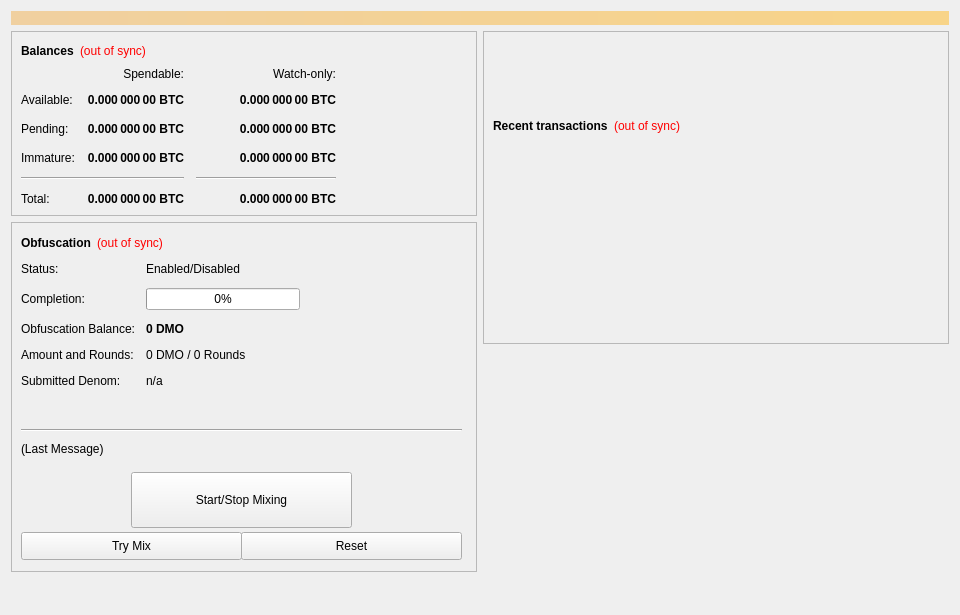
<?xml version="1.0" encoding="UTF-8"?>
<ui version="4.0">
 <class>OverviewPage</class>
 <widget class="QWidget" name="OverviewPage">
  <property name="geometry">
   <rect>
    <x>0</x>
    <y>0</y>
    <width>960</width>
    <height>615</height>
   </rect>
  </property>
  <property name="minimumSize">
   <size>
    <width>960</width>
    <height>0</height>
   </size>
  </property>
  <property name="windowTitle">
   <string>Form</string>
  </property>
  <layout class="QVBoxLayout" name="topLayout">
   <item>
    <widget class="QLabel" name="labelAlerts">
     <property name="visible">
      <bool>false</bool>
     </property>
     <property name="styleSheet">
      <string notr="true">background-color: qlineargradient(x1: 0, y1: 0, x2: 1, y2: 0, stop:0 #F0D0A0, stop:1 #F8D488); color:#000000;</string>
     </property>
     <property name="wordWrap">
      <bool>true</bool>
     </property>
     <property name="margin">
      <number>3</number>
     </property>
    </widget>
   </item>
   <item>
    <layout class="QHBoxLayout" name="horizontalLayout" stretch="1,1">
     <item>
      <layout class="QVBoxLayout" name="verticalLayout_2">
       <item>
        <widget class="QFrame" name="frame">
         <property name="frameShape">
          <enum>QFrame::StyledPanel</enum>
         </property>
         <property name="frameShadow">
          <enum>QFrame::Raised</enum>
         </property>
         <layout class="QVBoxLayout" name="verticalLayout_4">
          <item>
           <layout class="QHBoxLayout" name="horizontalLayout_4">
            <item>
             <widget class="QLabel" name="label_5">
              <property name="font">
               <font>
                <weight>75</weight>
                <bold>true</bold>
               </font>
              </property>
              <property name="text">
               <string>Balances</string>
              </property>
             </widget>
            </item>
            <item>
             <widget class="QLabel" name="labelWalletStatus">
              <property name="cursor">
               <cursorShape>WhatsThisCursor</cursorShape>
              </property>
              <property name="toolTip">
               <string>The displayed information may be out of date. Your wallet automatically synchronizes with the Domino network after a connection is established, but this process has not completed yet.</string>
              </property>
              <property name="styleSheet">
               <string notr="true">QLabel { color: red; }</string>
              </property>
              <property name="text">
               <string notr="true">(out of sync)</string>
              </property>
              <property name="alignment">
               <set>Qt::AlignLeading|Qt::AlignLeft|Qt::AlignVCenter</set>
              </property>
             </widget>
            </item>
            <item>
             <spacer name="horizontalSpacer_3">
              <property name="orientation">
               <enum>Qt::Horizontal</enum>
              </property>
              <property name="sizeHint" stdset="0">
               <size>
                <width>40</width>
                <height>20</height>
               </size>
              </property>
             </spacer>
            </item>
           </layout>
          </item>
          <item>
           <layout class="QGridLayout" name="gridLayout">
            <property name="spacing">
             <number>12</number>
            </property>
            <item row="2" column="2">
             <widget class="QLabel" name="labelWatchPending">
              <property name="font">
               <font>
                <weight>75</weight>
                <bold>true</bold>
               </font>
              </property>
              <property name="cursor">
               <cursorShape>IBeamCursor</cursorShape>
              </property>
              <property name="toolTip">
               <string>Unconfirmed transactions to watch-only addresses</string>
              </property>
              <property name="text">
               <string notr="true">0.000 000 00 BTC</string>
              </property>
              <property name="alignment">
               <set>Qt::AlignRight|Qt::AlignTrailing|Qt::AlignVCenter</set>
              </property>
              <property name="textInteractionFlags">
               <set>Qt::LinksAccessibleByMouse|Qt::TextSelectableByKeyboard|Qt::TextSelectableByMouse</set>
              </property>
             </widget>
            </item>
            <item row="2" column="1">
             <widget class="QLabel" name="labelUnconfirmed">
              <property name="font">
               <font>
                <weight>75</weight>
                <bold>true</bold>
               </font>
              </property>
              <property name="cursor">
               <cursorShape>IBeamCursor</cursorShape>
              </property>
              <property name="toolTip">
               <string>Total of transactions that have yet to be confirmed, and do not yet count toward the spendable balance</string>
              </property>
              <property name="text">
               <string notr="true">0.000 000 00 BTC</string>
              </property>
              <property name="alignment">
               <set>Qt::AlignRight|Qt::AlignTrailing|Qt::AlignVCenter</set>
              </property>
              <property name="textInteractionFlags">
               <set>Qt::LinksAccessibleByMouse|Qt::TextSelectableByKeyboard|Qt::TextSelectableByMouse</set>
              </property>
             </widget>
            </item>
            <item row="3" column="2">
             <widget class="QLabel" name="labelWatchImmature">
              <property name="font">
               <font>
                <weight>75</weight>
                <bold>true</bold>
               </font>
              </property>
              <property name="cursor">
               <cursorShape>IBeamCursor</cursorShape>
              </property>
              <property name="toolTip">
               <string>Staked or masternode rewards in watch-only addresses that has not yet matured</string>
              </property>
              <property name="text">
               <string notr="true">0.000 000 00 BTC</string>
              </property>
              <property name="alignment">
               <set>Qt::AlignRight|Qt::AlignTrailing|Qt::AlignVCenter</set>
              </property>
              <property name="textInteractionFlags">
               <set>Qt::LinksAccessibleByMouse|Qt::TextSelectableByKeyboard|Qt::TextSelectableByMouse</set>
              </property>
             </widget>
            </item>
            <item row="4" column="0" colspan="2">
             <widget class="Line" name="lineSpendableBalance">
              <property name="orientation">
               <enum>Qt::Horizontal</enum>
              </property>
             </widget>
            </item>
            <item row="4" column="2">
             <widget class="Line" name="lineWatchBalance">
              <property name="sizePolicy">
               <sizepolicy hsizetype="Preferred" vsizetype="Fixed">
                <horstretch>0</horstretch>
                <verstretch>0</verstretch>
               </sizepolicy>
              </property>
              <property name="minimumSize">
               <size>
                <width>140</width>
                <height>0</height>
               </size>
              </property>
              <property name="orientation">
               <enum>Qt::Horizontal</enum>
              </property>
             </widget>
            </item>
            <item row="5" column="0">
             <widget class="QLabel" name="labelTotalText">
              <property name="text">
               <string>Total:</string>
              </property>
             </widget>
            </item>
            <item row="3" column="1">
             <widget class="QLabel" name="labelImmature">
              <property name="font">
               <font>
                <weight>75</weight>
                <bold>true</bold>
               </font>
              </property>
              <property name="cursor">
               <cursorShape>IBeamCursor</cursorShape>
              </property>
              <property name="toolTip">
               <string>Staked or masternode rewards that has not yet matured</string>
              </property>
              <property name="text">
               <string notr="true">0.000 000 00 BTC</string>
              </property>
              <property name="alignment">
               <set>Qt::AlignRight|Qt::AlignTrailing|Qt::AlignVCenter</set>
              </property>
              <property name="textInteractionFlags">
               <set>Qt::LinksAccessibleByMouse|Qt::TextSelectableByKeyboard|Qt::TextSelectableByMouse</set>
              </property>
             </widget>
            </item>
            <item row="2" column="3">
             <spacer name="horizontalSpacer_2">
              <property name="orientation">
               <enum>Qt::Horizontal</enum>
              </property>
              <property name="sizeHint" stdset="0">
               <size>
                <width>40</width>
                <height>20</height>
               </size>
              </property>
             </spacer>
            </item>
            <item row="3" column="0">
             <widget class="QLabel" name="labelImmatureText">
              <property name="text">
               <string>Immature:</string>
              </property>
             </widget>
            </item>
            <item row="5" column="1">
             <widget class="QLabel" name="labelTotal">
              <property name="font">
               <font>
                <weight>75</weight>
                <bold>true</bold>
               </font>
              </property>
              <property name="cursor">
               <cursorShape>IBeamCursor</cursorShape>
              </property>
              <property name="toolTip">
               <string>Your current total balance</string>
              </property>
              <property name="text">
               <string notr="true">0.000 000 00 BTC</string>
              </property>
              <property name="alignment">
               <set>Qt::AlignRight|Qt::AlignTrailing|Qt::AlignVCenter</set>
              </property>
              <property name="textInteractionFlags">
               <set>Qt::LinksAccessibleByMouse|Qt::TextSelectableByKeyboard|Qt::TextSelectableByMouse</set>
              </property>
             </widget>
            </item>
            <item row="5" column="2">
             <widget class="QLabel" name="labelWatchTotal">
              <property name="font">
               <font>
                <weight>75</weight>
                <bold>true</bold>
               </font>
              </property>
              <property name="cursor">
               <cursorShape>IBeamCursor</cursorShape>
              </property>
              <property name="toolTip">
               <string>Current total balance in watch-only addresses</string>
              </property>
              <property name="text">
               <string notr="true">0.000 000 00 BTC</string>
              </property>
              <property name="alignment">
               <set>Qt::AlignRight|Qt::AlignTrailing|Qt::AlignVCenter</set>
              </property>
              <property name="textInteractionFlags">
               <set>Qt::LinksAccessibleByMouse|Qt::TextSelectableByKeyboard|Qt::TextSelectableByMouse</set>
              </property>
             </widget>
            </item>
            <item row="0" column="2">
             <widget class="QLabel" name="labelWatchonly">
              <property name="text">
               <string>Watch-only:</string>
              </property>
              <property name="alignment">
               <set>Qt::AlignRight|Qt::AlignTrailing|Qt::AlignVCenter</set>
              </property>
             </widget>
            </item>
            <item row="1" column="0">
             <widget class="QLabel" name="labelBalanceText">
              <property name="text">
               <string>Available:</string>
              </property>
             </widget>
            </item>
            <item row="1" column="1">
             <widget class="QLabel" name="labelBalance">
              <property name="font">
               <font>
                <weight>75</weight>
                <bold>true</bold>
               </font>
              </property>
              <property name="cursor">
               <cursorShape>IBeamCursor</cursorShape>
              </property>
              <property name="toolTip">
               <string>Your current spendable balance</string>
              </property>
              <property name="text">
               <string notr="true">0.000 000 00 BTC</string>
              </property>
              <property name="alignment">
               <set>Qt::AlignRight|Qt::AlignTrailing|Qt::AlignVCenter</set>
              </property>
              <property name="textInteractionFlags">
               <set>Qt::LinksAccessibleByMouse|Qt::TextSelectableByKeyboard|Qt::TextSelectableByMouse</set>
              </property>
             </widget>
            </item>
            <item row="1" column="2">
             <widget class="QLabel" name="labelWatchAvailable">
              <property name="font">
               <font>
                <weight>75</weight>
                <bold>true</bold>
               </font>
              </property>
              <property name="cursor">
               <cursorShape>IBeamCursor</cursorShape>
              </property>
              <property name="toolTip">
               <string>Your current balance in watch-only addresses</string>
              </property>
              <property name="text">
               <string notr="true">0.000 000 00 BTC</string>
              </property>
              <property name="alignment">
               <set>Qt::AlignRight|Qt::AlignTrailing|Qt::AlignVCenter</set>
              </property>
              <property name="textInteractionFlags">
               <set>Qt::LinksAccessibleByMouse|Qt::TextSelectableByKeyboard|Qt::TextSelectableByMouse</set>
              </property>
             </widget>
            </item>
            <item row="2" column="0">
             <widget class="QLabel" name="labelPendingText">
              <property name="text">
               <string>Pending:</string>
              </property>
             </widget>
            </item>
            <item row="0" column="1">
             <widget class="QLabel" name="labelSpendable">
              <property name="text">
               <string>Spendable:</string>
              </property>
              <property name="alignment">
               <set>Qt::AlignRight|Qt::AlignTrailing|Qt::AlignVCenter</set>
              </property>
             </widget>
            </item>
           </layout>
          </item>
         </layout>
        </widget>
       </item>
       <item>
        <widget class="QFrame" name="frameObfuscation">
         <property name="minimumSize">
          <size>
           <width>0</width>
           <height>350</height>
          </size>
         </property>
         <property name="layoutDirection">
          <enum>Qt::LeftToRight</enum>
         </property>
         <property name="frameShape">
          <enum>QFrame::StyledPanel</enum>
         </property>
         <property name="frameShadow">
          <enum>QFrame::Raised</enum>
         </property>
         <widget class="QWidget" name="formLayoutWidget">
          <property name="geometry">
           <rect>
            <x>10</x>
            <y>40</y>
            <width>451</width>
            <height>161</height>
           </rect>
          </property>
          <layout class="QFormLayout" name="formLayout">
           <property name="fieldGrowthPolicy">
            <enum>QFormLayout::AllNonFixedFieldsGrow</enum>
           </property>
           <property name="horizontalSpacing">
            <number>11</number>
           </property>
           <property name="verticalSpacing">
            <number>12</number>
           </property>
           <item row="0" column="0">
            <widget class="QLabel" name="label_6">
             <property name="text">
              <string>Status:</string>
             </property>
            </widget>
           </item>
           <item row="1" column="0">
            <widget class="QLabel" name="label_7">
             <property name="text">
              <string>Completion:</string>
             </property>
            </widget>
           </item>
           <item row="1" column="1">
            <widget class="QProgressBar" name="obfuscationProgress">
             <property name="maximumSize">
              <size>
               <width>154</width>
               <height>16777215</height>
              </size>
             </property>
             <property name="value">
              <number>0</number>
             </property>
            </widget>
           </item>
           <item row="2" column="0">
            <widget class="QLabel" name="labelAnonymizedText">
             <property name="text">
              <string>Obfuscation Balance:</string>
             </property>
            </widget>
           </item>
           <item row="2" column="1">
            <widget class="QLabel" name="labelAnonymized">
             <property name="font">
              <font>
               <weight>75</weight>
               <bold>true</bold>
              </font>
             </property>
             <property name="text">
              <string notr="true">0 DMO</string>
             </property>
            </widget>
           </item>
           <item row="3" column="0">
            <widget class="QLabel" name="label_8">
             <property name="text">
              <string>Amount and Rounds:</string>
             </property>
            </widget>
           </item>
           <item row="3" column="1">
            <widget class="QLabel" name="labelAmountRounds">
             <property name="text">
              <string>0 DMO / 0 Rounds</string>
             </property>
            </widget>
           </item>
           <item row="4" column="0">
            <widget class="QLabel" name="label_9">
             <property name="text">
              <string>Submitted Denom:</string>
             </property>
            </widget>
           </item>
           <item row="4" column="1">
            <widget class="QLabel" name="labelSubmittedDenom">
             <property name="toolTip">
              <string>The denominations you submitted to the Masternode.&lt;br&gt;To mix, other users must submit the exact same denominations.</string>
             </property>
             <property name="text">
              <string>n/a</string>
             </property>
            </widget>
           </item>
           <item row="0" column="1">
            <widget class="QLabel" name="obfuscationEnabled">
             <property name="text">
              <string>Enabled/Disabled</string>
             </property>
            </widget>
           </item>
          </layout>
         </widget>
         <widget class="QPushButton" name="runAutoDenom">
          <property name="geometry">
           <rect>
            <x>251</x>
            <y>17</y>
            <width>1</width>
            <height>1</height>
           </rect>
          </property>
          <property name="palette">
           <palette>
            <active>
             <colorrole role="WindowText">
              <brush brushstyle="SolidPattern">
               <color alpha="255">
                <red>0</red>
                <green>0</green>
                <blue>0</blue>
               </color>
              </brush>
             </colorrole>
             <colorrole role="Button">
              <brush brushstyle="SolidPattern">
               <color alpha="255">
                <red>239</red>
                <green>238</green>
                <blue>238</blue>
               </color>
              </brush>
             </colorrole>
             <colorrole role="Light">
              <brush brushstyle="SolidPattern">
               <color alpha="255">
                <red>255</red>
                <green>255</green>
                <blue>255</blue>
               </color>
              </brush>
             </colorrole>
             <colorrole role="Midlight">
              <brush brushstyle="SolidPattern">
               <color alpha="255">
                <red>247</red>
                <green>246</green>
                <blue>246</blue>
               </color>
              </brush>
             </colorrole>
             <colorrole role="Dark">
              <brush brushstyle="SolidPattern">
               <color alpha="255">
                <red>119</red>
                <green>119</green>
                <blue>119</blue>
               </color>
              </brush>
             </colorrole>
             <colorrole role="Mid">
              <brush brushstyle="SolidPattern">
               <color alpha="255">
                <red>159</red>
                <green>159</green>
                <blue>159</blue>
               </color>
              </brush>
             </colorrole>
             <colorrole role="Text">
              <brush brushstyle="SolidPattern">
               <color alpha="255">
                <red>0</red>
                <green>0</green>
                <blue>0</blue>
               </color>
              </brush>
             </colorrole>
             <colorrole role="BrightText">
              <brush brushstyle="SolidPattern">
               <color alpha="255">
                <red>255</red>
                <green>255</green>
                <blue>255</blue>
               </color>
              </brush>
             </colorrole>
             <colorrole role="ButtonText">
              <brush brushstyle="SolidPattern">
               <color alpha="255">
                <red>0</red>
                <green>0</green>
                <blue>0</blue>
               </color>
              </brush>
             </colorrole>
             <colorrole role="Base">
              <brush brushstyle="SolidPattern">
               <color alpha="255">
                <red>255</red>
                <green>255</green>
                <blue>255</blue>
               </color>
              </brush>
             </colorrole>
             <colorrole role="Window">
              <brush brushstyle="SolidPattern">
               <color alpha="255">
                <red>239</red>
                <green>238</green>
                <blue>238</blue>
               </color>
              </brush>
             </colorrole>
             <colorrole role="Shadow">
              <brush brushstyle="SolidPattern">
               <color alpha="255">
                <red>0</red>
                <green>0</green>
                <blue>0</blue>
               </color>
              </brush>
             </colorrole>
             <colorrole role="AlternateBase">
              <brush brushstyle="SolidPattern">
               <color alpha="255">
                <red>247</red>
                <green>246</green>
                <blue>246</blue>
               </color>
              </brush>
             </colorrole>
             <colorrole role="ToolTipBase">
              <brush brushstyle="SolidPattern">
               <color alpha="255">
                <red>255</red>
                <green>255</green>
                <blue>220</blue>
               </color>
              </brush>
             </colorrole>
             <colorrole role="ToolTipText">
              <brush brushstyle="SolidPattern">
               <color alpha="255">
                <red>0</red>
                <green>0</green>
                <blue>0</blue>
               </color>
              </brush>
             </colorrole>
            </active>
            <inactive>
             <colorrole role="WindowText">
              <brush brushstyle="SolidPattern">
               <color alpha="255">
                <red>0</red>
                <green>0</green>
                <blue>0</blue>
               </color>
              </brush>
             </colorrole>
             <colorrole role="Button">
              <brush brushstyle="SolidPattern">
               <color alpha="255">
                <red>239</red>
                <green>238</green>
                <blue>238</blue>
               </color>
              </brush>
             </colorrole>
             <colorrole role="Light">
              <brush brushstyle="SolidPattern">
               <color alpha="255">
                <red>255</red>
                <green>255</green>
                <blue>255</blue>
               </color>
              </brush>
             </colorrole>
             <colorrole role="Midlight">
              <brush brushstyle="SolidPattern">
               <color alpha="255">
                <red>247</red>
                <green>246</green>
                <blue>246</blue>
               </color>
              </brush>
             </colorrole>
             <colorrole role="Dark">
              <brush brushstyle="SolidPattern">
               <color alpha="255">
                <red>119</red>
                <green>119</green>
                <blue>119</blue>
               </color>
              </brush>
             </colorrole>
             <colorrole role="Mid">
              <brush brushstyle="SolidPattern">
               <color alpha="255">
                <red>159</red>
                <green>159</green>
                <blue>159</blue>
               </color>
              </brush>
             </colorrole>
             <colorrole role="Text">
              <brush brushstyle="SolidPattern">
               <color alpha="255">
                <red>0</red>
                <green>0</green>
                <blue>0</blue>
               </color>
              </brush>
             </colorrole>
             <colorrole role="BrightText">
              <brush brushstyle="SolidPattern">
               <color alpha="255">
                <red>255</red>
                <green>255</green>
                <blue>255</blue>
               </color>
              </brush>
             </colorrole>
             <colorrole role="ButtonText">
              <brush brushstyle="SolidPattern">
               <color alpha="255">
                <red>0</red>
                <green>0</green>
                <blue>0</blue>
               </color>
              </brush>
             </colorrole>
             <colorrole role="Base">
              <brush brushstyle="SolidPattern">
               <color alpha="255">
                <red>255</red>
                <green>255</green>
                <blue>255</blue>
               </color>
              </brush>
             </colorrole>
             <colorrole role="Window">
              <brush brushstyle="SolidPattern">
               <color alpha="255">
                <red>239</red>
                <green>238</green>
                <blue>238</blue>
               </color>
              </brush>
             </colorrole>
             <colorrole role="Shadow">
              <brush brushstyle="SolidPattern">
               <color alpha="255">
                <red>0</red>
                <green>0</green>
                <blue>0</blue>
               </color>
              </brush>
             </colorrole>
             <colorrole role="AlternateBase">
              <brush brushstyle="SolidPattern">
               <color alpha="255">
                <red>247</red>
                <green>246</green>
                <blue>246</blue>
               </color>
              </brush>
             </colorrole>
             <colorrole role="ToolTipBase">
              <brush brushstyle="SolidPattern">
               <color alpha="255">
                <red>255</red>
                <green>255</green>
                <blue>220</blue>
               </color>
              </brush>
             </colorrole>
             <colorrole role="ToolTipText">
              <brush brushstyle="SolidPattern">
               <color alpha="255">
                <red>0</red>
                <green>0</green>
                <blue>0</blue>
               </color>
              </brush>
             </colorrole>
            </inactive>
            <disabled>
             <colorrole role="WindowText">
              <brush brushstyle="SolidPattern">
               <color alpha="255">
                <red>119</red>
                <green>119</green>
                <blue>119</blue>
               </color>
              </brush>
             </colorrole>
             <colorrole role="Button">
              <brush brushstyle="SolidPattern">
               <color alpha="255">
                <red>239</red>
                <green>238</green>
                <blue>238</blue>
               </color>
              </brush>
             </colorrole>
             <colorrole role="Light">
              <brush brushstyle="SolidPattern">
               <color alpha="255">
                <red>255</red>
                <green>255</green>
                <blue>255</blue>
               </color>
              </brush>
             </colorrole>
             <colorrole role="Midlight">
              <brush brushstyle="SolidPattern">
               <color alpha="255">
                <red>247</red>
                <green>246</green>
                <blue>246</blue>
               </color>
              </brush>
             </colorrole>
             <colorrole role="Dark">
              <brush brushstyle="SolidPattern">
               <color alpha="255">
                <red>119</red>
                <green>119</green>
                <blue>119</blue>
               </color>
              </brush>
             </colorrole>
             <colorrole role="Mid">
              <brush brushstyle="SolidPattern">
               <color alpha="255">
                <red>159</red>
                <green>159</green>
                <blue>159</blue>
               </color>
              </brush>
             </colorrole>
             <colorrole role="Text">
              <brush brushstyle="SolidPattern">
               <color alpha="255">
                <red>119</red>
                <green>119</green>
                <blue>119</blue>
               </color>
              </brush>
             </colorrole>
             <colorrole role="BrightText">
              <brush brushstyle="SolidPattern">
               <color alpha="255">
                <red>255</red>
                <green>255</green>
                <blue>255</blue>
               </color>
              </brush>
             </colorrole>
             <colorrole role="ButtonText">
              <brush brushstyle="SolidPattern">
               <color alpha="255">
                <red>119</red>
                <green>119</green>
                <blue>119</blue>
               </color>
              </brush>
             </colorrole>
             <colorrole role="Base">
              <brush brushstyle="SolidPattern">
               <color alpha="255">
                <red>239</red>
                <green>238</green>
                <blue>238</blue>
               </color>
              </brush>
             </colorrole>
             <colorrole role="Window">
              <brush brushstyle="SolidPattern">
               <color alpha="255">
                <red>239</red>
                <green>238</green>
                <blue>238</blue>
               </color>
              </brush>
             </colorrole>
             <colorrole role="Shadow">
              <brush brushstyle="SolidPattern">
               <color alpha="255">
                <red>0</red>
                <green>0</green>
                <blue>0</blue>
               </color>
              </brush>
             </colorrole>
             <colorrole role="AlternateBase">
              <brush brushstyle="SolidPattern">
               <color alpha="255">
                <red>239</red>
                <green>238</green>
                <blue>238</blue>
               </color>
              </brush>
             </colorrole>
             <colorrole role="ToolTipBase">
              <brush brushstyle="SolidPattern">
               <color alpha="255">
                <red>255</red>
                <green>255</green>
                <blue>220</blue>
               </color>
              </brush>
             </colorrole>
             <colorrole role="ToolTipText">
              <brush brushstyle="SolidPattern">
               <color alpha="255">
                <red>0</red>
                <green>0</green>
                <blue>0</blue>
               </color>
              </brush>
             </colorrole>
            </disabled>
           </palette>
          </property>
          <property name="focusPolicy">
           <enum>Qt::NoFocus</enum>
          </property>
          <property name="autoFillBackground">
           <bool>true</bool>
          </property>
          <property name="text">
           <string/>
          </property>
          <property name="flat">
           <bool>true</bool>
          </property>
         </widget>
         <widget class="QPushButton" name="toggleObfuscation">
          <property name="geometry">
           <rect>
            <x>120</x>
            <y>250</y>
            <width>221</width>
            <height>56</height>
           </rect>
          </property>
          <property name="sizePolicy">
           <sizepolicy hsizetype="MinimumExpanding" vsizetype="Fixed">
            <horstretch>0</horstretch>
            <verstretch>0</verstretch>
           </sizepolicy>
          </property>
          <property name="text">
           <string>Start/Stop Mixing</string>
          </property>
         </widget>
         <widget class="Line" name="lineLastMessage">
          <property name="geometry">
           <rect>
            <x>10</x>
            <y>200</y>
            <width>441</width>
            <height>16</height>
           </rect>
          </property>
          <property name="orientation">
           <enum>Qt::Horizontal</enum>
          </property>
         </widget>
         <widget class="QLabel" name="obfuscationStatus">
          <property name="geometry">
           <rect>
            <x>10</x>
            <y>220</y>
            <width>451</width>
            <height>61</height>
           </rect>
          </property>
          <property name="minimumSize">
           <size>
            <width>288</width>
            <height>43</height>
           </size>
          </property>
          <property name="text">
           <string>(Last Message)</string>
          </property>
          <property name="alignment">
           <set>Qt::AlignLeading|Qt::AlignLeft|Qt::AlignTop</set>
          </property>
          <property name="wordWrap">
           <bool>true</bool>
          </property>
         </widget>
         <widget class="QPushButton" name="obfuscationAuto">
          <property name="geometry">
           <rect>
            <x>10</x>
            <y>310</y>
            <width>221</width>
            <height>28</height>
           </rect>
          </property>
          <property name="sizePolicy">
           <sizepolicy hsizetype="MinimumExpanding" vsizetype="Fixed">
            <horstretch>0</horstretch>
            <verstretch>0</verstretch>
           </sizepolicy>
          </property>
          <property name="toolTip">
           <string>Try to manually submit a Obfuscation request.</string>
          </property>
          <property name="text">
           <string>Try Mix</string>
          </property>
         </widget>
         <widget class="QPushButton" name="obfuscationReset">
          <property name="geometry">
           <rect>
            <x>230</x>
            <y>310</y>
            <width>221</width>
            <height>28</height>
           </rect>
          </property>
          <property name="sizePolicy">
           <sizepolicy hsizetype="MinimumExpanding" vsizetype="Fixed">
            <horstretch>0</horstretch>
            <verstretch>0</verstretch>
           </sizepolicy>
          </property>
          <property name="toolTip">
           <string>Reset the current status of Obfuscation (can interrupt Obfuscation if it's in the process of Mixing, which can cost you money!)</string>
          </property>
          <property name="autoFillBackground">
           <bool>false</bool>
          </property>
          <property name="text">
           <string>Reset</string>
          </property>
         </widget>
         <widget class="QWidget" name="layoutWidget">
          <property name="geometry">
           <rect>
            <x>10</x>
            <y>10</y>
            <width>431</width>
            <height>22</height>
           </rect>
          </property>
          <layout class="QHBoxLayout" name="horizontalLayout_5">
           <item>
            <widget class="QLabel" name="label_2">
             <property name="font">
              <font>
               <weight>75</weight>
               <bold>true</bold>
              </font>
             </property>
             <property name="text">
              <string>Obfuscation</string>
             </property>
            </widget>
           </item>
           <item>
            <widget class="QLabel" name="labelObfuscationSyncStatus">
             <property name="toolTip">
              <string>The displayed information may be out of date. Your wallet automatically synchronizes with the Domino network after a connection is established, but this process has not completed yet.</string>
             </property>
             <property name="styleSheet">
              <string notr="true">QLabel { color: red; }</string>
             </property>
             <property name="text">
              <string notr="true">(out of sync)</string>
             </property>
             <property name="alignment">
              <set>Qt::AlignLeading|Qt::AlignLeft|Qt::AlignVCenter</set>
             </property>
            </widget>
           </item>
           <item>
            <spacer name="horizontalSpacer_4">
             <property name="orientation">
              <enum>Qt::Horizontal</enum>
             </property>
             <property name="sizeHint" stdset="0">
              <size>
               <width>40</width>
               <height>20</height>
              </size>
             </property>
            </spacer>
           </item>
          </layout>
         </widget>
        </widget>
       </item>
       <item>
        <spacer name="verticalSpacer">
         <property name="orientation">
          <enum>Qt::Vertical</enum>
         </property>
         <property name="sizeHint" stdset="0">
          <size>
           <width>20</width>
           <height>40</height>
          </size>
         </property>
        </spacer>
       </item>
      </layout>
     </item>
     <item>
      <layout class="QVBoxLayout" name="verticalLayout_3">
       <item>
        <widget class="QFrame" name="frame_2">
         <property name="frameShape">
          <enum>QFrame::StyledPanel</enum>
         </property>
         <property name="frameShadow">
          <enum>QFrame::Raised</enum>
         </property>
         <layout class="QVBoxLayout" name="verticalLayout">
          <item>
           <spacer name="verticalSpacer_3">
            <property name="orientation">
             <enum>Qt::Vertical</enum>
            </property>
            <property name="sizeType">
             <enum>QSizePolicy::Fixed</enum>
            </property>
            <property name="sizeHint" stdset="0">
             <size>
              <width>20</width>
              <height>75</height>
             </size>
            </property>
           </spacer>
          </item>
          <item>
           <layout class="QHBoxLayout" name="horizontalLayout_2">
            <item>
             <widget class="QLabel" name="label_4">
              <property name="font">
               <font>
                <weight>75</weight>
                <bold>true</bold>
               </font>
              </property>
              <property name="text">
               <string>Recent transactions</string>
              </property>
             </widget>
            </item>
            <item>
             <widget class="QLabel" name="labelTransactionsStatus">
              <property name="cursor">
               <cursorShape>WhatsThisCursor</cursorShape>
              </property>
              <property name="toolTip">
               <string>The displayed information may be out of date. Your wallet automatically synchronizes with the Domino network after a connection is established, but this process has not completed yet.</string>
              </property>
              <property name="styleSheet">
               <string notr="true">QLabel { color: red; }</string>
              </property>
              <property name="text">
               <string notr="true">(out of sync)</string>
              </property>
              <property name="alignment">
               <set>Qt::AlignRight|Qt::AlignTrailing|Qt::AlignVCenter</set>
              </property>
             </widget>
            </item>
            <item>
             <spacer name="horizontalSpacer">
              <property name="orientation">
               <enum>Qt::Horizontal</enum>
              </property>
              <property name="sizeHint" stdset="0">
               <size>
                <width>40</width>
                <height>20</height>
               </size>
              </property>
             </spacer>
            </item>
           </layout>
          </item>
          <item>
           <widget class="QListView" name="listTransactions">
            <property name="styleSheet">
             <string notr="true">QListView { background: transparent; }</string>
            </property>
            <property name="frameShape">
             <enum>QFrame::NoFrame</enum>
            </property>
            <property name="verticalScrollBarPolicy">
             <enum>Qt::ScrollBarAlwaysOff</enum>
            </property>
            <property name="horizontalScrollBarPolicy">
             <enum>Qt::ScrollBarAlwaysOff</enum>
            </property>
            <property name="selectionMode">
             <enum>QAbstractItemView::NoSelection</enum>
            </property>
           </widget>
          </item>
         </layout>
        </widget>
       </item>
       <item>
        <spacer name="verticalSpacer_2">
         <property name="orientation">
          <enum>Qt::Vertical</enum>
         </property>
         <property name="sizeType">
          <enum>QSizePolicy::Expanding</enum>
         </property>
         <property name="sizeHint" stdset="0">
          <size>
           <width>20</width>
           <height>40</height>
          </size>
         </property>
        </spacer>
       </item>
      </layout>
     </item>
    </layout>
   </item>
  </layout>
 </widget>
 <resources/>
 <connections/>
</ui>
